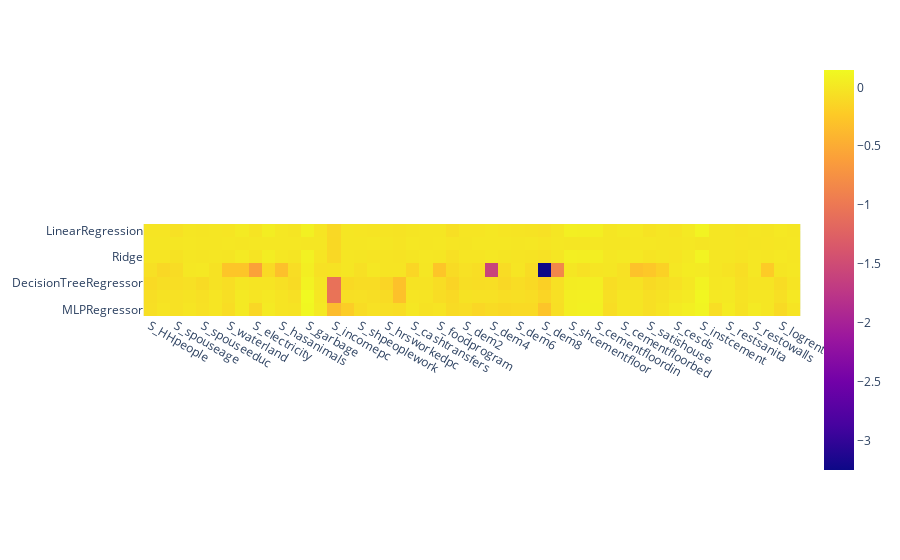

The code cell stored with this chart in its notebook:
### Markdown cell above
We calculate the $R^2$ score with a standardized data set and without any standardization. Different algorithms improve in performance when standardizing and others have in general no need for standardization like the Gradient Boosting Regressor.

### Code cell
# With standardization
df_results_standardized = wrapper_generate_prediction_df(df_census, df_survey, selected_models, standardize_=True)
import plotly.express as px
fig = px.imshow(df_results_standardized)
fig.show()

### Figure 1 — Plotly figure (JSON) as saved in the notebook; plotly's stock layout.template omitted (floating-point values rounded to 4 significant figures; data arrays with more than 128 entries replaced by an {"elided": "..."} marker saying what was removed)
{"data": [{"coloraxis": "coloraxis", "hovertemplate": "x: %{x}<br>y: %{y}<br>color: %{z}<extra></extra>", "type": "heatmap", "x": ["S_HHpeople", "S_headage", "S_spouseage", "S_headeduc", "S_spouseeduc", "S_rooms", "S_waterland", "S_waterhouse", "S_electricity", "S_cementfloor2000", "S_hasanimals", "S_animalsinside", "S_garbage", "S_washhands", "S_incomepc", "S_assetspc", "S_shpeoplework", "S_microenter", "S_hrsworkedpc", "S_consumptionpc", "S_cashtransfers", "S_milkprogram", "S_foodprogram", "S_dem1", "S_dem2", "S_dem3", "S_dem4", "S_dem5", "S_dem6", "S_dem7", "S_dem8", "S_seguropopular", "S_shcementfloor", "S_cementfloorkit", "S_cementfloordin", "S_cementfloorbat", "S_cementfloorbed", "S_satisfloor", "S_satishouse", "S_satislife", "S_cesds", "S_pss", "S_instcement", "S_instsanita", "S_restsanita", "S_constceili", "S_restowalls", "S_improveany", "S_logrent", "S_logsell"], "y": ["LinearRegression", "Lasso", "Ridge", "SVR", "DecisionTreeRegressor", "GradientBoostingRegressor", "MLPRegressor"], "z": {"elided": "7x50 float values"}}], "layout": {"coloraxis": {"colorscale": [[0, "#0d0887"], [0.1111, "#46039f"], [0.2222, "#7201a8"], [0.3333, "#9c179e"], [0.4444, "#bd3786"], [0.5556, "#d8576b"], [0.6667, "#ed7953"], [0.7778, "#fb9f3a"], [0.8889, "#fdca26"], [1, "#f0f921"]]}, "margin": {"t": 60}, "xaxis": {"constrain": "domain", "scaleanchor": "y"}, "yaxis": {"autorange": "reversed", "constrain": "domain"}}}
